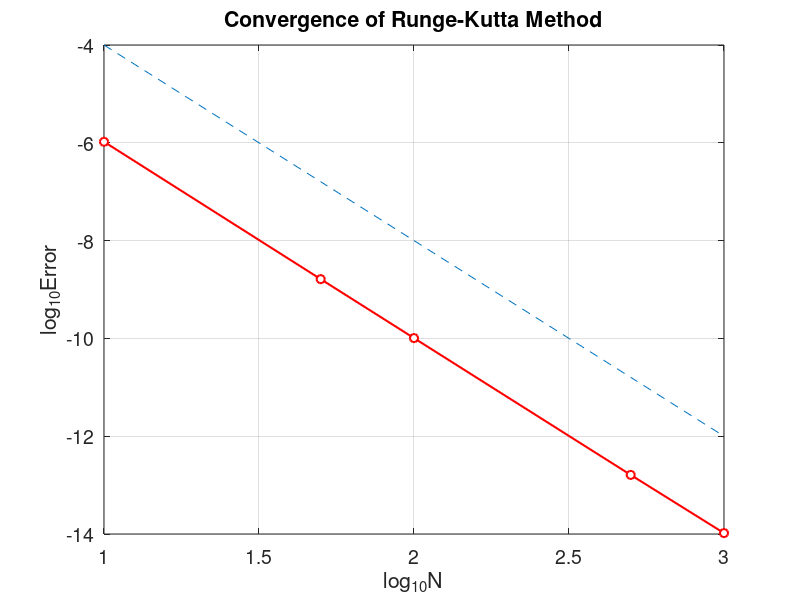

Reproduce this figure in MATLAB.
% RungeKutta_error.m
% Runge-Kutta method for the ODE model
% u'(t)=t^2+t-u, t \in [0,2] 
% Initial value : u(0)=0 ;
% Exact solution : u(t)=-exp(-t)+t^2-t+1.
clear all;  clf
Nvec=[10 50 100 500 1000];        % Number of splits
Error=[];
fun=@(t,u) t.^2+t-u;              % RHS
for k=1:length(Nvec)
    N=Nvec(k);
    h=1/N;
    x=0:h:1;                      % function interval
    u(1)=0;                       % initial value
    for i=1:N
        k1=fun(x(i),u(i));
        k2=fun(x(i)+h./2,u(i)+h.*k1/2);
        k3=fun(x(i)+h./2,u(i)+h.*k2/2);
        k4=fun(x(i)+h,u(i)+h.*k3);
        u(i+1)=u(i)+h.*(k1+2.*k2+2.*k3+k4)./6;
    end
    ue=-exp(-x)+x.^2-x+1;         % exact solution
    error=max(abs(u-ue));
    Error=[Error,error];
end
plot(log10(Nvec),log10(Error),'ro-','MarkerFaceColor','w','LineWidth',1.5)
hold on,
plot(log10(Nvec), log10(Nvec.^(-4)), '--')
grid on,
xlabel('log_{10}N','fontsize', 16), ylabel('log_{10}Error','fontsize',16)
title('Convergence of Runge-Kutta Method','fontsize',14)
set(gca,'fontsize',14)
for i=1:length(Nvec)-1     % computating convergence order
    order(i)=-log(Error(i)/Error(i+1))/(log(Nvec(i)/Nvec(i+1)));
end
Error
order


print -dpng -r600  RungeKutta_error.png
